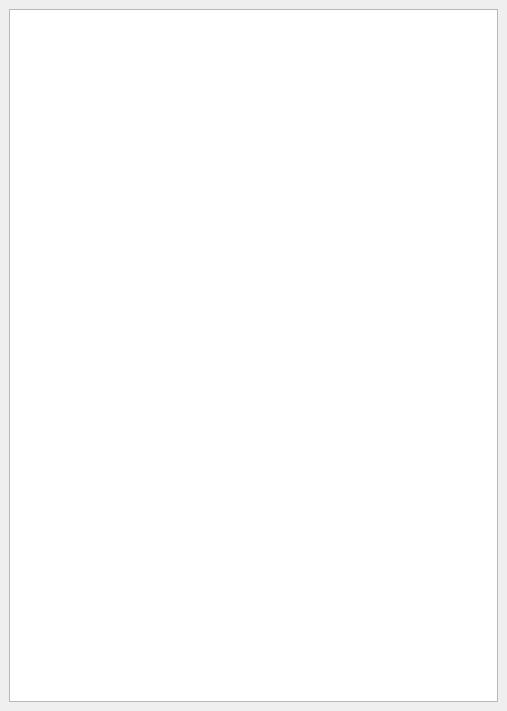
<?xml version="1.0" encoding="UTF-8"?>
<ui version="4.0">
 <class>TemDebuger</class>
 <widget class="QMainWindow" name="TemDebuger">
  <property name="geometry">
   <rect>
    <x>0</x>
    <y>0</y>
    <width>507</width>
    <height>711</height>
   </rect>
  </property>
  <property name="windowTitle">
   <string>MainWindow</string>
  </property>
  <widget class="QWidget" name="centralwidget">
   <layout class="QGridLayout" name="gridLayout_2">
    <item row="0" column="0">
     <layout class="QGridLayout" name="gridLayout">
      <item row="0" column="0">
       <widget class="QTextEdit" name="textEdit"/>
      </item>
     </layout>
    </item>
   </layout>
  </widget>
 </widget>
 <resources/>
 <connections/>
</ui>
